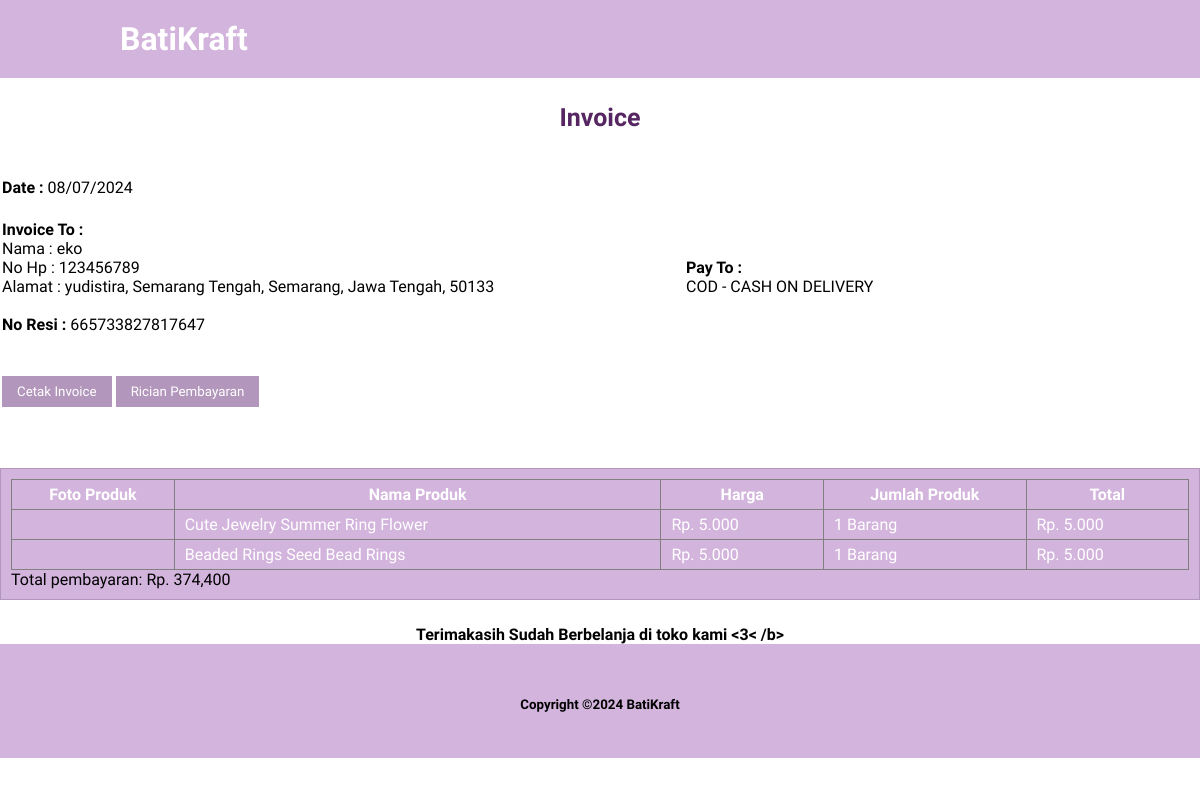
Page /invoice.php?transaksi_id=1 (signed in) on the committed database.
### tables this page shows
CREATE TABLE `tb_customer` (
  `id_pelanggan` int(11) NOT NULL,
  `nama_lengkap` varchar(255) NOT NULL,
  `email` varchar(255) NOT NULL,
  `password` varchar(255) NOT NULL,
  `no_hp` varchar(15) NOT NULL,
  `id_alamat` varchar(255) NOT NULL,
  `provinsi` varchar(255) NOT NULL,
  `kota` varchar(255) NOT NULL,
  `kelurahan` varchar(255) NOT NULL,
  `kecamatan` varchar(255) NOT NULL,
  `kode_pos` varchar(255) NOT NULL,
  `detail_alamat` text DEFAULT NULL,
  `token` text DEFAULT NULL
);

CREATE TABLE `transaksi` (
  `id` int(11) NOT NULL,
  `id_pelanggan` int(11) NOT NULL,
  `total_harga` int(11) NOT NULL,
  `pembayaran` varchar(255) NOT NULL,
  `payment_method_code` varchar(255) NOT NULL,
  `reference` varchar(255) NOT NULL,
  `merchant_ref` varchar(255) NOT NULL,
  `amount` varchar(255) NOT NULL,
  `pay_code` varchar(255) NOT NULL,
  `checkout_url` varchar(255) NOT NULL,
  `paid_at` varchar(255) DEFAULT NULL,
  `expired_at` varchar(255) NOT NULL,
  `status` varchar(255) NOT NULL,
  `created_at` varchar(255) DEFAULT current_timestamp(),
  `updated_at` varchar(255) DEFAULT current_timestamp(),
  `courier_name` varchar(255) NOT NULL,
  `shipment_description` varchar(255) NOT NULL,
  `shipment_duration` varchar(255) NOT NULL,
  `shipment_price` varchar(255) NOT NULL,
  `total_pembayaran` int(255) NOT NULL,
  `status_pesanan` varchar(255) NOT NULL DEFAULT 'Pesanan Masuk',
  `no_resi` varchar(255) DEFAULT NULL
);

CREATE TABLE `transaksi_barang` (
  `id` int(11) NOT NULL,
  `transaksi_id` int(11) NOT NULL,
  `product_id` int(11) NOT NULL,
  `jumlah` int(11) NOT NULL
);

CREATE TABLE `tb_product` (
  `product_id` int(11) NOT NULL,
  `category_id` int(11) NOT NULL,
  `product_name` varchar(100) NOT NULL,
  `product_price` int(11) NOT NULL,
  `product_description` text NOT NULL,
  `product_image` varchar(100) NOT NULL,
  `product_status` tinyint(1) NOT NULL,
  `date_created` timestamp NOT NULL DEFAULT current_timestamp(),
  `stock` int(11) NOT NULL
);

### invoice.php (the view, shortened to what this page needs)
<?php
include 'database.php';
$transaksi_id = $_GET['transaksi_id'];
$transaksi_query = mysqli_query($conn, "SELECT *, (select sum(c.product_price * b.jumlah) from transaksi_barang b left join tb_product c on c.product_id = b.product_id where b.transaksi_id = transaksi.id) as total from transaksi where id = $transaksi_id");
$transaksi = mysqli_fetch_assoc($transaksi_query);
$cust_id = $transaksi['id_pelanggan'];
$profile_query = mysqli_query($conn, "SELECT * from tb_customer where id_pelanggan = $cust_id");
$profile = mysqli_fetch_assoc($profile_query);
$resi = mt_rand(100000000000000, 999999999999999);
?>
<!DOCTYPE html>
<html lang="en">
<head>
    <link rel="stylesheet" href="style2.css">
</head>
<body>
    <header>
        <div class="container">
            <h1><a href="index.php">BatiKraft</a></h1>
        </div>
    </header>
    <section id="content">
        <main>
            <div class="table-data">
                <div class="order">
                    <div class="section">
                        <div class="container">
                            <h3>Invoice</h3>
                        </div>
                    </div>
                    <br>
                    <div class="head-title information">
                        <table style="width: 100%">
                            <tr>
                                <td style="width: 50%">
                                    <?php echo "<b>Date : </b>" . date(" d/m/Y") ?>
                                </td>
                            </tr>
                        </table>
                    </div>
                    <br>
                    <div class="head-title information">
                        <table style="width: 100%">
                            <tr>
                                <td style="width: 50%; padding-right: 60px; vertical-align: text-top;">
                                    <p><b>Invoice To : </b></p>
                                    <p>Nama : <?= $profile['nama_lengkap'] ?></p>
                                    <p>No Hp : <?= $profile['no_hp'] ?></p>
                                    <p>Alamat : <?= $profile['detail_alamat'] ?>, <?= $profile['kelurahan'] ?>, <?= $profile['kota'] ?>, <?= $profile['provinsi'] ?>, <?= $profile['kode_pos'] ?></p>
                                    <br>
                                    <p><b>No Resi : </b> <?= $resi ?></p>
                                </td>
                                <td style="width: 50%; padding-left: 85px">
                                    <p class="noPrint"><b>Pay To : </b></p>
                                    <?php if ($transaksi['pembayaran'] == "cod") { ?>
                                        <p>Bayar Di Tempat</p>
                                    <?php } else { ?>
                                        <p class="noPrint"><?= $transaksi['payment_method_code'] == 'COD' ? '' : "Transfer Ke " ?> <?= strtoupper($transaksi['pembayaran']) ?> <?= $transaksi['pay_code'] ?></p>
                                    <?php } ?>
                                </td>
                            </tr>
                        </table>
                    </div>
                    <br class="noPrint"><br>
                    <div class="head-title information noPrint">
                        <table style="width: 100%">
                            <tr>
                                <td>
                                    <a href="#" onclick="window.print();" <?= isset($_SESSION['id']) ? '' : 'hidden' ?>>
                                        <button class="button" style="background-color: #b396bc; color : #FFFF">Cetak Invoice </button>
                                    </a>
                                    <a href="<?= $transaksi['checkout_url'] ?>" target="__blank">
                                        <button class="button" style="background-color: #b396bc; color : #FFFF">Rician Pembayaran</button>
                                    </a>
                                </td>
                            </tr>
                        </table>
                    </div>
                    <br>
                    <div>
                        <div class="box">
                            <table border="1" cellspacing="0" class="tabel">
                                <thead>
                                    <tr>
                                        <th>Foto Produk</th>
                                        <th>Nama Produk</th>
                                        <th>Harga</th>
                                        <th>Jumlah Produk</th>
                                        <th>Total</th>
                                    </tr>
                                </thead>
                                <tbody>
                                    <?php
                                    $keranjang = mysqli_query($conn, "SELECT *, (transaksi_barang.jumlah * tb_product.product_price) as total_harga FROM `transaksi_barang`
                                right join tb_product on tb_product.product_id = transaksi_barang.product_id
                                where transaksi_barang.transaksi_id = {$transaksi_id}");
                                    while ($row = mysqli_fetch_array($keranjang)) :
                                    ?>
                                        <tr>
                                            <td style="text-align: center;"><img src="produk/<?= $row["product_image"]; ?>" height="60" alt=""></td>
                                            <td><?= $row["product_name"]; ?></td>
                                            <td>Rp. <?= number_format($row["product_price"], 0, ',', '.'); ?> </td>
                                            <td><?= number_format($row["jumlah"], 0, ',', '.'); ?> Barang</td>
                                            <td>Rp. <?= number_format($row["total_harga"], 0, ',', '.'); ?> </td>
                                        </tr>
                                    <?php
                                    endwhile;
                                    ?>
                                </tbody>
                            </table>
                            <p>Total pembayaran: Rp. <?= number_format($transaksi['total_harga']) ?></p>
                        </div>
                    </div>
                    <center class="noPrint">
                        <p><b>Terimakasih Sudah Berbelanja di toko kami <3< /b>
                        </p>
                    </center>
                </div>
        </main>
    </section>
    <footer>
        <div class="footer_kecil">
            <div class="container">
                <small>Copyright &copy2024 BatiKraft</small>
            </div>
        </div>
    </footer>
</body>
<br><br>
</html>

### style2.css (style rules this page uses)
* { padding: 0; margin: 0; font-family: 'Work Sans',sans-serif; }
body { background-color: #fff; }
a { color: #fff; text-decoration: none; }
.button { padding: 8px 15px; background-color:#b396bc; color: #fff; border: none; cursor: pointer; margin-bottom: 30px; }
header { background-color:#d3b4dd; color: #fff; }
header h1 { float: left; padding: 20px 0; }
.section { color: #8a6096; }
footer { padding: 25px 0 20px 0; background-color: #d3b4dd; }
.container { width: 80%; margin:0 auto; text-align: center; }
.container:after { content: ""; display: block; clear: both; }
.section { padding: 25px 0; }
.box { background-color: #d3b4dd; border: 1px solid #b396bc; padding: 10px; box-sizing: border-box; margin: 10px 0 25px 0; }
.box:after { content: ''; display: block; clear: both; }
.tabel { width: 100%; border-collapse: collapse; color: #fff; }
.tabel tr { height: 30px; }
.tabel tr td { padding: 5px 10px; }
.footer_kecil { padding: 25px 0; text-align: center; }
.section .container h3 { text-align: center; font-size: 25px; color: #552661; }
h3 { text-align: center; color: #552661; }

### invoice.php (style rules this page uses)
.noPrint { display: none !important; }
* { margin: 0; padding: 0; box-sizing: border-box; font-family: "Work Sans", sans-serif; }
body { -webkit-print-color-adjust: exact !important; print-color-adjust: exact !important; }

### rows in the picture
tb_customer: nama_lengkap "eko", no_hp "123456789", detail_alamat "yudistira", kelurahan "Semarang Tengah", kota "Semarang", provinsi "Jawa Tengah", kode_pos "50133"
transaksi: pembayaran "COD - CASH ON DELIVERY", total_harga "374,400"
transaksi_barang: product.product_name "Cute Jewelry Summer Ring Flower", product.product_price "5.000", jumlah "1", total_harga "5.000"
transaksi_barang: product.product_name "Beaded Rings Seed Bead Rings", product.product_price "5.000", jumlah "1", total_harga "5.000"
